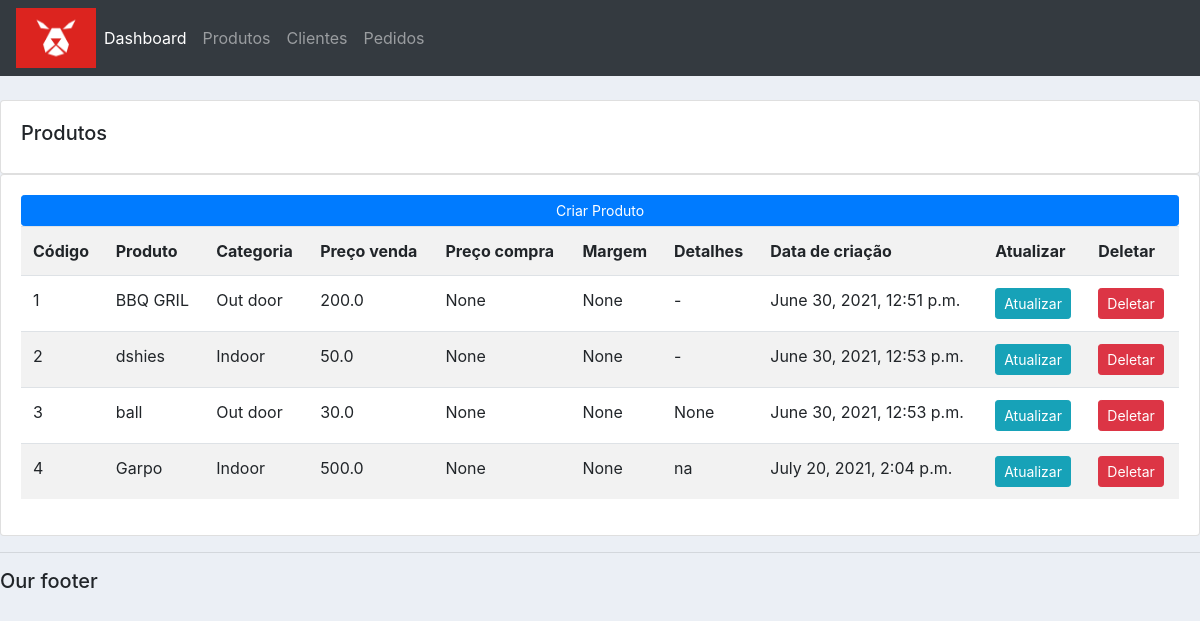
Screenshot of /products/ with the database file from the repository.
### accounts/models.py (models this page shows, shortened)
class Product(models.Model):
    CATEGORY = (
        ('Indoor', 'Indoor'),
        ('Out door', 'Out door'),
    )
    name = models.CharField(max_length=200, null=True)
    category = models.CharField(max_length=200, null=True, choices=CATEGORY) # SUBSTITUIR PARA CODIGO DA CATEGORIA
    quantidade_em_estoque = models.FloatField(null=True)
    preco_de_compra = models.FloatField(null=True)
    price = models.FloatField(null=True) # SUBSTITUIR PARA PRECO DE VENDA
    margem = models.FloatField(null=True)
    detalhes = models.CharField(max_length=200, null=True, blank=True)
    date_created = models.DateTimeField(auto_now_add=True, null=True)
    tag = models.ManyToManyField(Tag)

### accounts/views.py (the view)
# urls.py: path('products/', views.products, name="products"),
def products(request):
    products = Product.objects.all()
    return render(request, 'accounts/products.html', {'products' : products})

### accounts/templates/accounts/products.html
{% extends 'accounts/main.html' %}
{% block content %}
<br>
		<div class="row">
			<div class="col-md">
				<div class="card card-body">
					<h5>Produtos</h5>
				</div>
				<div class="card card-body">
					<a class="btn btn-primary  btn-sm btn-block" href="{% url 'create_product' %}">Criar Produto</a>
					<table class="table table-striped ">
						<tr>
							<th>Código</th>
							<th>Produto</th>
							<th>Categoria</th>
							<th>Preço venda</th>
							<th>Preço compra</th>
							<th>Margem</th>
							<th>Detalhes</th>
							<th>Data de criação</th>
							<th>Atualizar</th>
							<th>Deletar</th>
						</tr>
						{% for product in products %}
							<tr>
								<td>{{product.id}}</td>
								<td>{{product.name}}</td>
								<td>{{product.category}}</td>
								<td>{{product.price}}</td>
								<td>{{product.preco_de_compra}}</td>
								<td>{{product.margem}}</td>
								<td>{{product.detalhes}}</td>
								<td>{{product.date_created}}</td>
								<td><a class = "btn btn-sm btn-info" href="{% url 'update_product' product.id %}">Atualizar</a></td>
								<td><a class = "btn btn-sm btn-danger" href="{% url 'delete_product' product.id %}">Deletar</a></td>
							</tr>
						{% endfor %}
					</table>
				</div>
			</div>
		</div>
{% endblock %}

### static/css/main.css (style rules this page uses)
body { background-color: #ebeff5; }

### rows the page displays
Product: id "1", name "BBQ GRIL", category "Out door", price "200.0", preco_de_compra "None", margem "None", detalhes "-", date_created "June 30, 2021, 12:51 p.m."
Product: id "2", name "dshies", category "Indoor", price "50.0", preco_de_compra "None", margem "None", detalhes "-", date_created "June 30, 2021, 12:53 p.m."
Product: id "3", name "ball", category "Out door", price "30.0", preco_de_compra "None", margem "None", detalhes "None", date_created "June 30, 2021, 12:53 p.m."
Product: id "4", name "Garpo", category "Indoor", price "500.0", preco_de_compra "None", margem "None", detalhes "na", date_created "July 20, 2021, 2:04 p.m."
